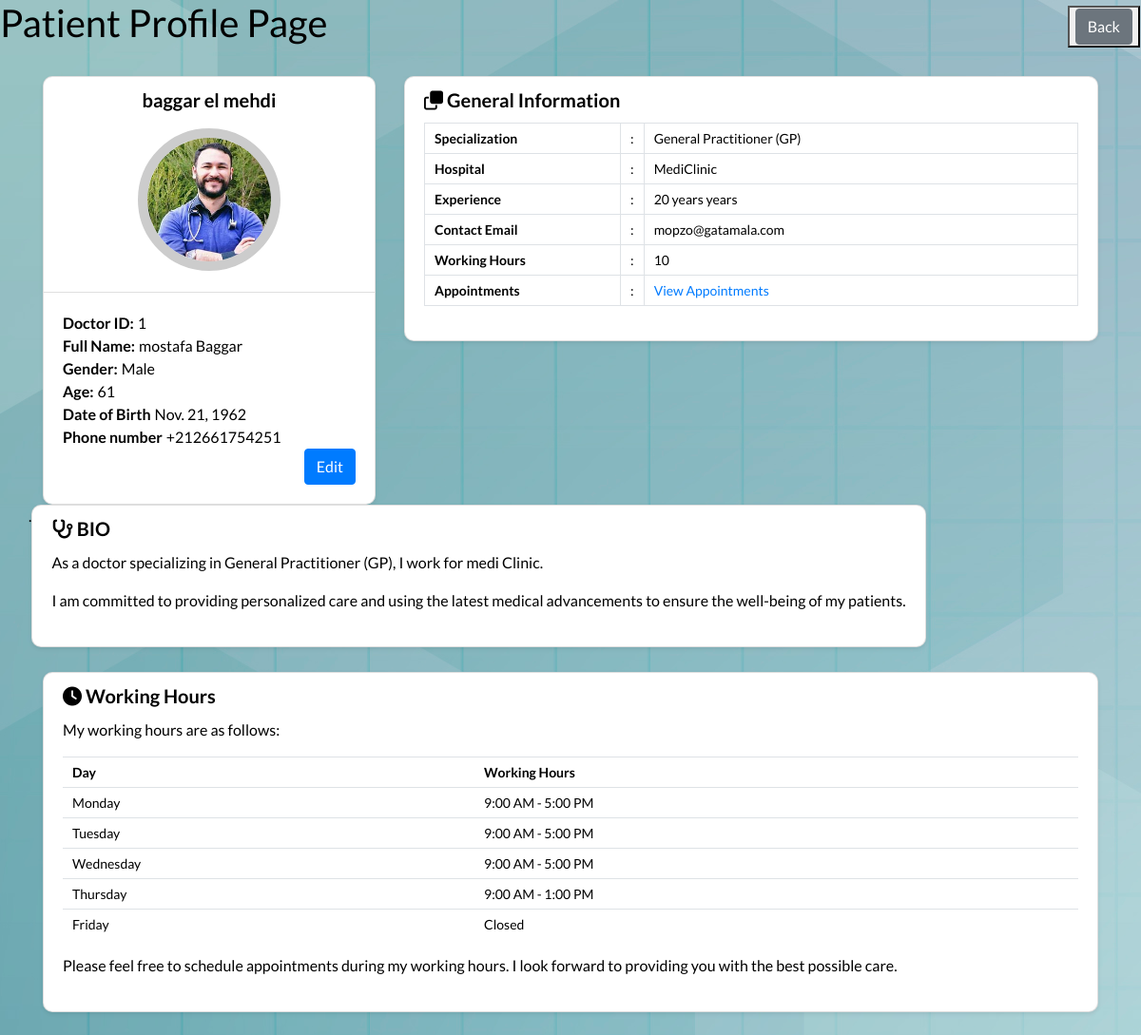
Page /Medi/Doctors-list/1/ (signed in) on the committed database.
### accounts/models.py (models this page shows)
class Doctor(AbstractUser):
    GENDER_CHOICES = [
        ('male', 'Male'),
        ('female', 'Female'),
        ('other', 'Other'),
    ]
    SPECIALITY_CHOICES = [
        ('gp', 'General Practitioner (GP)'),
        ('pediatrician', 'Pediatrician'),
        ('obgyn', 'Obstetrician/Gynecologist (OB/GYN)'),
        ('dermatologist', 'Dermatologist'),
        ('orthopedic_surgeon', 'Orthopedic Surgeon'),
        ('cardiologist', 'Cardiologist'),
        ('psychiatrist', 'Psychiatrist'),
    ]
    speciality = models.CharField(max_length=100, choices=SPECIALITY_CHOICES)
    gender = models.CharField(max_length=10, choices=GENDER_CHOICES)
    bio = models.TextField(null=True,default='')
    phone = models.CharField(max_length=20,default='')
    date_of_birth = models.DateField(default='2001-04-20')
    hospital = models.TextField(null=True, default='MediClinic')
    experience = models.TextField(null=True,default='')
    working_hours = models.CharField(max_length=100)
    photo = models.ImageField(upload_to='media/', blank=True, null=True)
    groups = models.ManyToManyField(
        Group,
        verbose_name='groups',
        blank=True,
        help_text='The groups this user belongs to.',
        related_name='doctor_set',  # Use a unique related_name
        related_query_name='user'
    )
    user_permissions = models.ManyToManyField(
        Permission,
        verbose_name='user permissions',
        blank=True,
        help_text='Specific permissions for this user.',
        related_name='doctor_set',  # Use a unique related_name
        related_query_name='user'
    )

### Medi/views.py (the view)
# urls.py: path('Doctors-list/<int:doctor_id>/', views.doctor_full, name='doctor-full'),
@login_required
def doctor_full(request, doctor_id):
    doctor = get_object_or_404(Doctor, pk=doctor_id)
    current_year = datetime.now().year
    age = current_year - doctor.date_of_birth.year
    return render(request, 'doctor_full.html',{'doctor': doctor,'age':age})

### Medi/templates/doctor_full.html (shortened to what this page needs)
{% load static%}
<!DOCTYPE html>
<html lang="en">
<head>
    <link href="https://fonts.googleapis.com/css?family=Lato:300,400,700,900&display=swap" rel="stylesheet"><link rel='stylesheet' href='https://cdnjs.cloudflare.com/ajax/libs/twitter-bootstrap/4.1.3/css/bootstrap.min.css'>
    <link rel='stylesheet' href='https://cdnjs.cloudflare.com/ajax/libs/font-awesome/5.12.1/css/all.min.css'>
    <link rel="stylesheet" href="https://cdnjs.cloudflare.com/ajax/libs/font-awesome/5.15.4/css/all.min.css"/>
    <link rel="stylesheet" href="https://cdnjs.cloudflare.com/ajax/libs/font-awesome/6.4.0/css/all.min.css">
    <link rel="stylesheet" href="https://cdnjs.cloudflare.com/ajax/libs/font-awesome/4.7.0/css/font-awesome.min.css">
    <link rel="stylesheet" href="{% static 'css/patient-full.css' %}">
</head>
<body>
<header class="ScriptHeader">
    <div class="rt-container">
    	<div class="col-rt-12">
        	<div class="rt-heading">
            	<h1>Patient Profile Page</h1>
                <button><a href="{% url 'doctor-list'%}" class="btn btn-secondary">Back</a></button>
            </div>
        </div>
    </div>
</header>
<section>
    <div class="rt-container">
          <div class="col-rt-12">
              <div class="Scriptcontent">
<div class="student-profile py-4">
  <div class="container">
    <div class="row">
      <div class="col-lg-4">
        <div class="card shadow-sm">
          <div class="card-header bg-transparent text-center">
              <h3>baggar el mehdi</h3>
              {% if doctor.photo %}
                    <img class="profile_img" src="{{ doctor.photo.url }}" alt="student dp">
                {% else %}
                    <img class="profile_img" src="{% static 'images/img.jpeg' %}" alt="default dp">
                {% endif %}
          </div>
          <div class="card-body">
              <p class="mb-0"><strong class="pr-1">Doctor ID:</strong>{{ doctor.id }}</p>
              <p class="mb-0"><strong class="pr-1">Full Name:</strong>{{ doctor.first_name }} {{ doctor.last_name }}</p>
              <p class="mb-0"><strong class="pr-1">Gender:</strong>{{ doctor.gender }}</p>
              <p class="mb-0"><strong class="pr-1">Age:</strong>{{ age }}</p>
              <p class="mb-0"><strong class="pr-1">Date of Birth</strong>{{ doctor.date_of_birth }}</p>
              <p class="mb-0"><strong class="pr-1">Phone number</strong>{{ doctor.phone }}</p>
              <a href="{% url 'edit_doctor' doctor.id %}" class="btn btn-primary float-right">Edit</a>
          </div>
        </div>
      </div>
          <div class="col-lg-8">
            <div class="card shadow-sm">
              <div class="card-header bg-transparent border-0">
                <h3 class="mb-0"><i class="far fa-clone pr-1"></i>General Information</h3>
              </div>
              <div class="card-body pt-0">
                <table class="table table-bordered">
                  <tr>
                    <th width="30%">Specialization</th>
                    <td width="2%">:</td>
                    <td>{{ doctor.speciality }}</td>
                  </tr>
                  <tr>
                    <th width="30%">Hospital</th>
                    <td width="2%">:</td>
                    <td>{{ doctor.hospital }}</td>
                  </tr>
                  <tr>
                    <th width="30%">Experience</th>
                    <td width="2%">:</td>
                    <td>{{ doctor.experience }} years</td>
                  </tr>
                  <tr>
                    <th width="30%">Contact Email</th>
                    <td width="2%">:</td>
                    <td>{{ doctor.email }}</td>
                  </tr>
                  <tr>
                    <th width="30%">Working Hours</th>
                    <td width="2%">:</td>
                    <td>{{ doctor.working_hours }}</td>
                  </tr>
                  <tr>
                    <th width="30%">Appointments</th>
                    <td width="2%">:</td>
                    <td><a href="{% url 'appointement' %}">View Appointments</a></td>
                  </tr>
                </table>
              </div>
            </div>
          </div>
<div>
    .
</div>
<div class="card shadow-sm">
  <div class="card-header bg-transparent border-0">
    <h3 class="mb-0"><i class="fa-solid fa-stethoscope"></i> BIO</h3>
  </div>
  <div class="card-body pt-0">
    <p>As a doctor specializing in {{doctor.speciality}}, I work for medi Clinic.</p>
    <p>I am committed to providing personalized care and using the latest medical advancements to ensure the well-being of my patients.</p>
  </div>
</div>
</div>
<div style="height: 26px"></div>
<div class="card shadow-sm">
  <div class="card-header bg-transparent border-0">
    <h3 class="mb-0"><i class="fa-solid fa-clock"></i> Working Hours</h3>
  </div>
  <div class="card-body pt-0">
    <p>My working hours are as follows:</p>
    <table class="table">
      <tr>
        <th>Day</th>
        <th>Working Hours</th>
      </tr>
      <tr>
        <td>Monday</td>
        <td>9:00 AM - 5:00 PM</td>
      </tr>
      <tr>
        <td>Tuesday</td>
        <td>9:00 AM - 5:00 PM</td>
      </tr>
      <tr>
        <td>Wednesday</td>
        <td>9:00 AM - 5:00 PM</td>
      </tr>
      <tr>
        <td>Thursday</td>
        <td>9:00 AM - 1:00 PM</td>
      </tr>
      <tr>
        <td>Friday</td>
        <td>Closed</td>
      </tr>
    </table>
    <p>Please feel free to schedule appointments during my working hours. I look forward to providing you with the best possible care.</p>
  </div>
</div>
</div>
    		</div>
		</div>
    </div>
</section>
	</body>
</html>

### static/css/patient-full.css (style rules this page uses)
body { background-image: url(../images/61805.jpg); padding: 0; margin: 0; font-family: 'Lato', sans-serif; color: #000; }
.student-profile .card { border-radius: 10px; }
.rt-heading button { position: absolute; right: 0; margin: -50px 1px; color: rgb(110, 109, 109); cursor: pointer; }
.student-profile .card .card-header .profile_img { width: 150px; height: 150px; object-fit: cover; margin: 10px auto; border: 10px solid #ccc; border-radius: 50%; }
.student-profile .card h3 { font-size: 20px; font-weight: 700; }
.student-profile .card p { font-size: 16px; color: #000; }
.student-profile .table th, .student-profile .table td { font-size: 14px; padding: 5px 10px; color: #000; }

### rows in the picture
Doctor: photo (picture), id "1", first_name "mostafa", last_name "Baggar", gender "Male", date_of_birth "Nov. 21, 1962", phone "+212661754251", speciality "General Practitioner (GP)", hospital "MediClinic", experience "20 years", email "mopzo@gatamala.com", working_hours "10"
